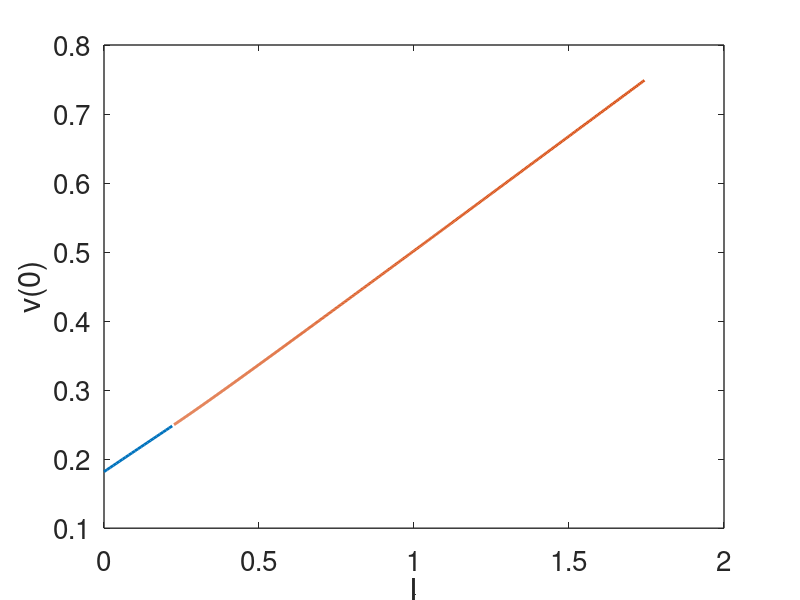
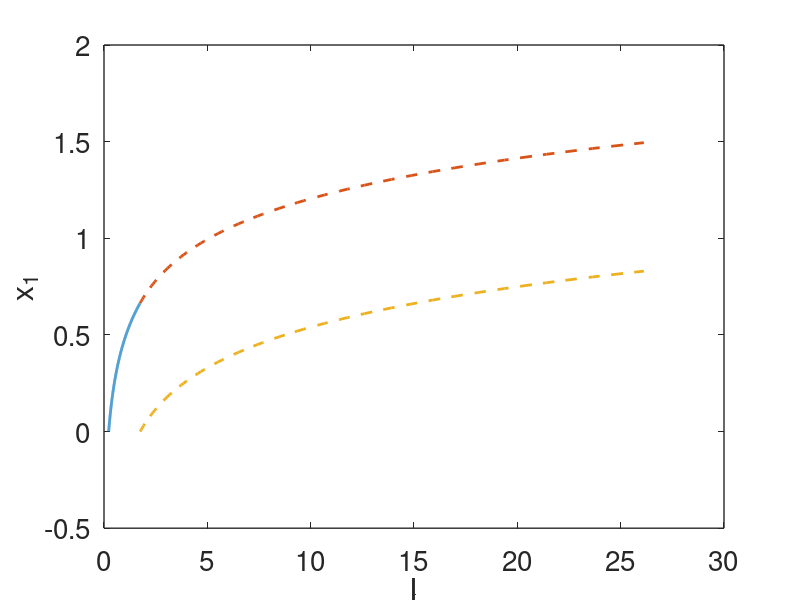
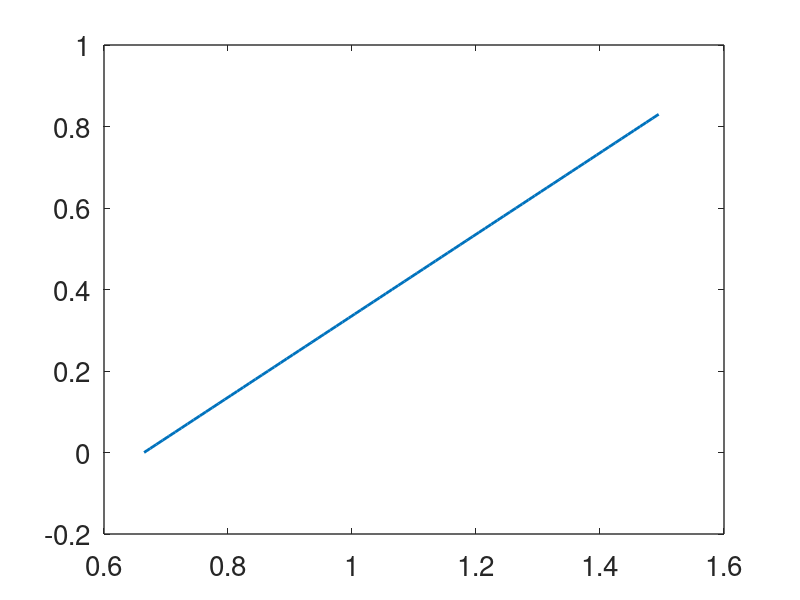

The MATLAB source for these figures, in order:
%determine stability for the FHN cable equation with pl f(v)
set(0,                           ...
   'defaultaxesfontsize', 20,   ...
   'defaultaxeslinewidth', 1.0, ...
   'defaultlinelinewidth', 2.0);
%parameters
gam = 0.1;
alp  = 0.2;

lam = sqrt(1+1/gam);
mu = sqrt(1/gam-1);

v0=alp/(1+gam);
v1=(alp-gam/2)/(1-gam);
%region 1
Imx = lam*(1/4-v0);

I=[0:.01:Imx];
vmx = v0+I/lam;

figure(1)
plot(I,vmx)
hold on


%region 2

A=(-4*v1 + 1)*mu  - 4*(v0 - 1/4)*lam;
B= (8*v1 - 6)*mu;
C=4*(v0 - 1/4)*lam +(1- 4*v1)*mu;

D=sqrt(B^2-4*A*C);
Elim=(-B+D)/(2*A);
xlim=log(Elim)/mu;

x1=[0:.001:xlim]; %a guess
 
E=exp(mu*x1);
I = ((-4*v0 + 1)*lam + (-4*v1 + 1)*mu).*E/8 + ((-4*v0 + 1)*lam + mu*(4*v1 - 1))./(8*E);
b = -(4*I./E + 4*v1*mu - mu)./(4*(E + 1./E)*mu); 
c = (4*I.*E - 4*v1*mu + mu)./(4*(E + 1./E)*mu);
V0 = v1+b+c;

 
P=((-4*v1 + 1)*mu  - 4*(v0 - 1/4)*lam)*E.^2 + (8*v1 - 6)*mu*E   + 4*(v0 - 1/4)*lam +(1- 4*v1)*mu;

figure(2)
plot(I,x1)
xlabel('I')
ylabel('x_1')
 hold on

figure(1)
plot(I,V0)
xlabel('I')
ylabel('v(0)')

%region 3
x1=[xlim:0.01:1.5];
E1=exp(mu*x1);
fac=(-4*v1*mu - sqrt(16*v0^2*lam^2 - 8*v0*lam^2 - 16*v1*mu^2 + lam^2 + 8*mu^2) + 3*mu)/(4*v0*lam - 4*v1*mu - lam + mu)
E2=fac*E1;
x2=log(E2)/mu;
 figure(3)
  plot(x1,x2)
 E3=exp(lam*x2);
 v2=(gam+alp)/(gam+1);

  
 % Find I
 v2fac=-4*lam*( E1.^2./E2 - E2).*(E3 - 1./E3);
 v1fac = -4*mu*( E1.^2./E2 - 2*E1  + E2).*(E3 + 1./E3);
E1sqfac = 3* (E3*lam + E3*mu - lam./E3  + mu./E3 )./E2;
E1fac= -2 *mu*(E3 + 1./E3);
E10fac=-3*E2.*(E3*lam - E3*mu - lam./E3 -  mu./E3);
denom=8*(E1.^2./E2 - E2);
I=(v2*v2fac+v1*v1fac+E1.^2.*(E1sqfac) +E1.*E1fac+E10fac)./denom;
    
 figure(2)
 plot( I,x1,'--',I,x2,'--')

 hold off
